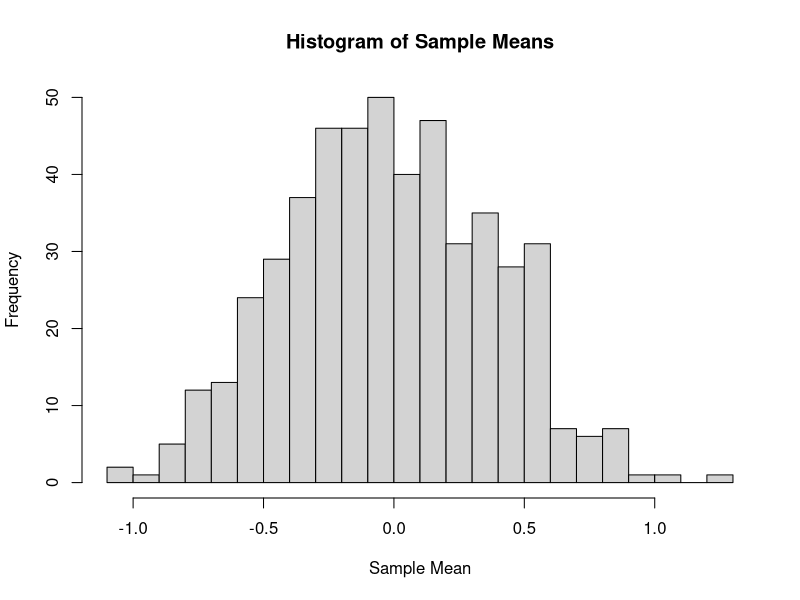
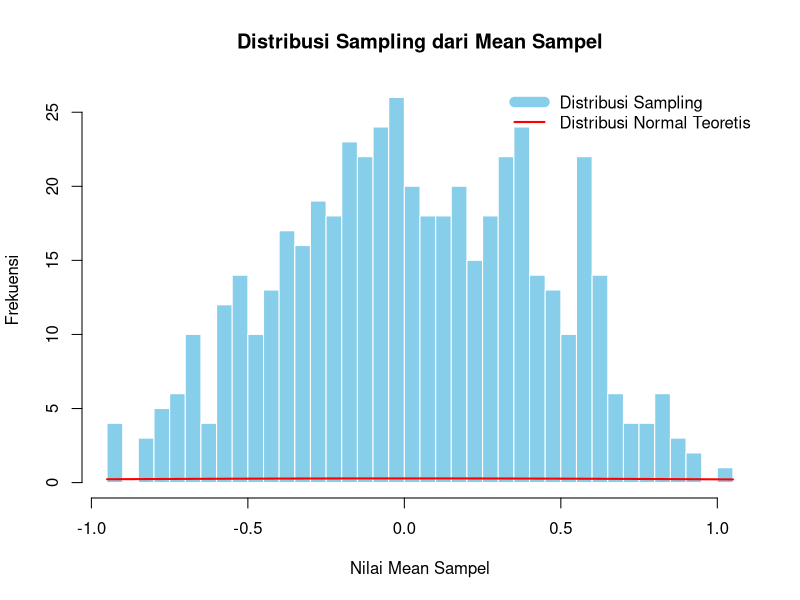
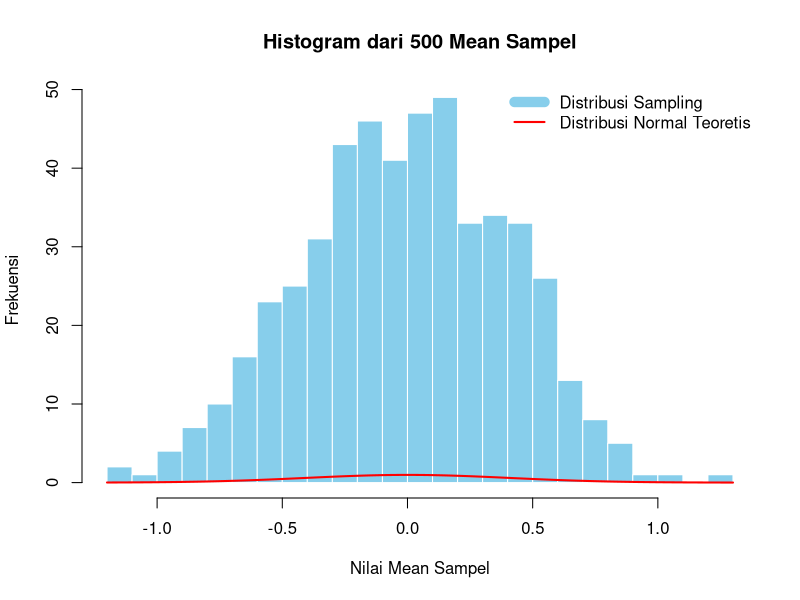
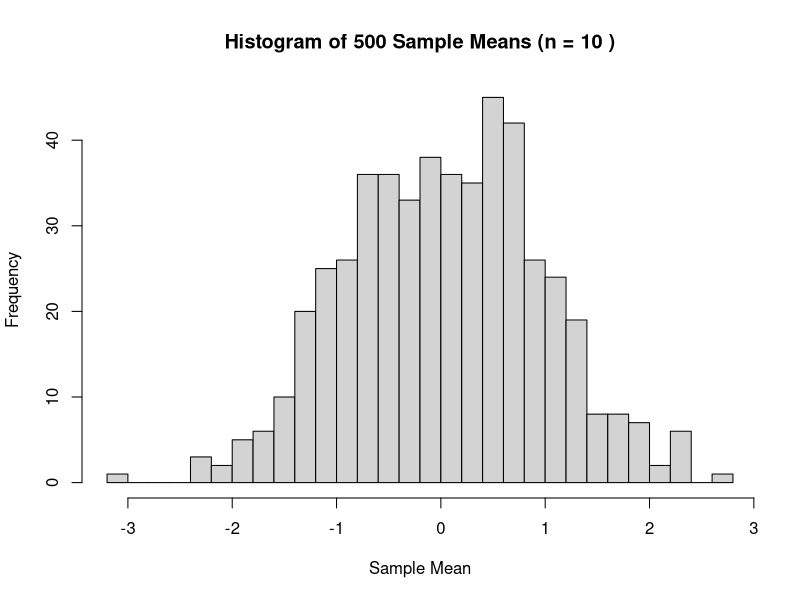
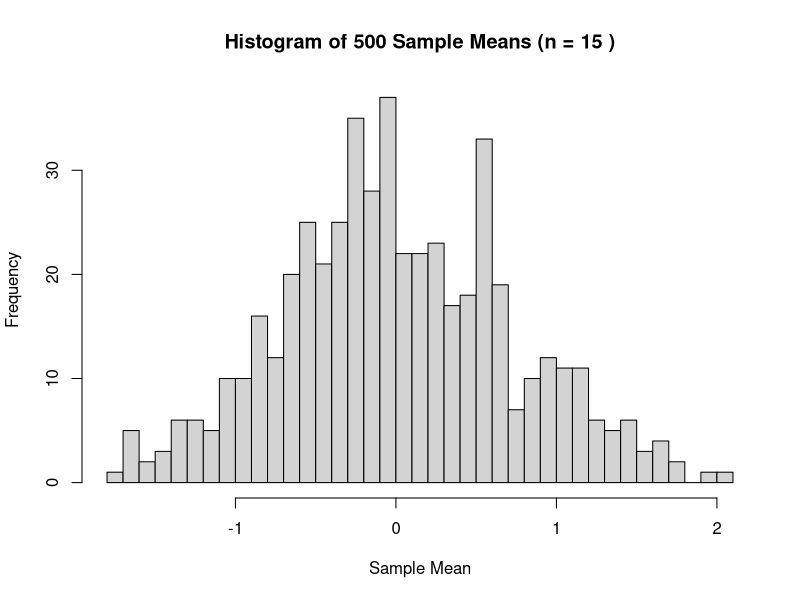
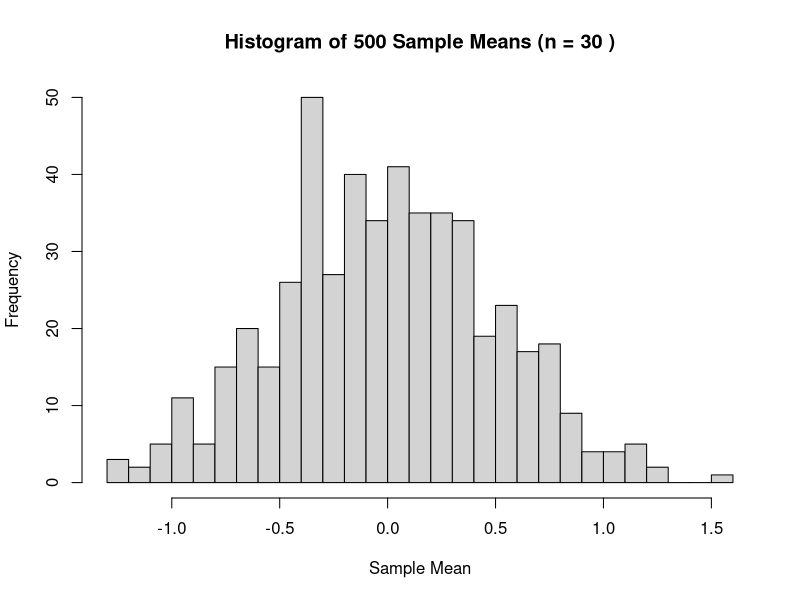
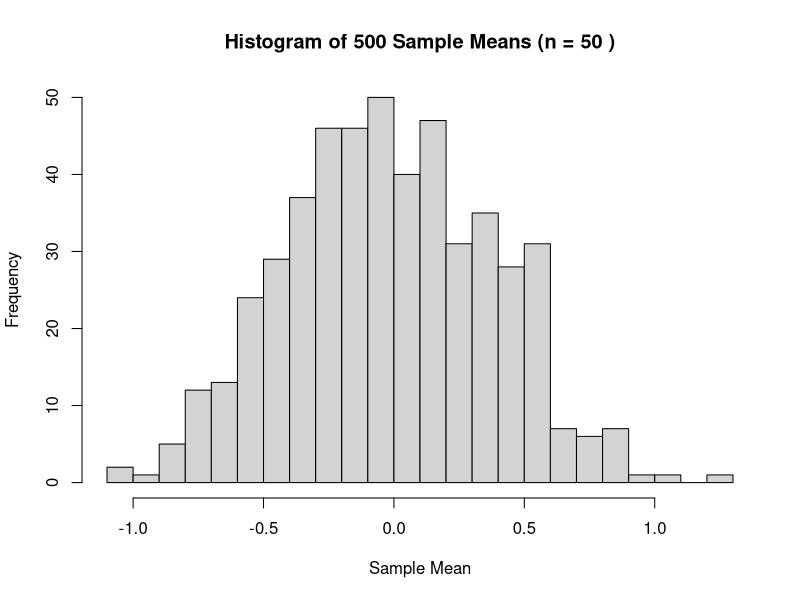
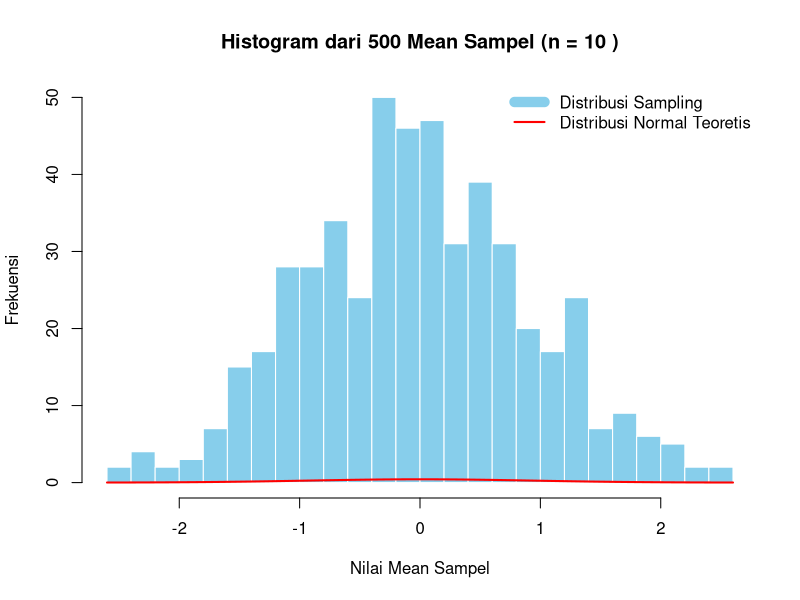

Source code (R) for these figures, in order:
###1
set.seed(42)  # atur seed untuk menghasilkan hasil yang sama setiap kali Anda melakukan simulasi

n_simulasi <- 10000  # jumlah simulasi
x <- rexp(n_simulasi, rate = 1/4)  # melakukan simulasi distribusi eksponensial

expon <- x^2  # menghitung kuadrat dari masing-masing hasil simulasi
expektasi <- mean(expon)  # menghitung rata-rata dari kuadrat hasil simulasi

expektasi  # output nilai E(X^2)



###3
set.seed(42)  # atur seed untuk reproduktibilitas

N <- 500  # jumlah sampel
n <- 50   # ukuran sampel
x_bar <- numeric(N)  # inisialisasi vektor untuk menyimpan mean dari masing-masing sampel

for (i in 1:N) {
  x <- runif(n, min = -5, max = 5)  # generate sampel dari distribusi Uniform
  x_bar[i] <- mean(x)  # hitung mean dari sampel dan simpan ke dalam vektor x_bar
}

hist(x_bar, breaks = 30, main = "Histogram of Sample Means", xlab = "Sample Mean")  # plot histogram dari sample mean


#atau
# Inisialisasi jumlah sampel dan ukuran sampel
N <- 500 # Jumlah sampel
n <- 50  # Ukuran sampel

# Membuat variabel untuk menyimpan mean sampel dari setiap sampel yang di-generate
means <- numeric(N)

# Generate sampel sebanyak N dengan ukuran n dari distribusi uniform [-5, 5]
for (i in 1:N) {
  sampel <- runif(n, min = -5, max = 5)  # Generate sampel dari distribusi uniform
  means[i] <- mean(sampel)  # Hitung mean dari setiap sampel dan simpan
}

# Plot distribusi sampling dari mean sampel
hist(means, breaks = 30, col = "skyblue", border = "white", 
     main = "Distribusi Sampling dari Mean Sampel",
     xlab = "Nilai Mean Sampel", ylab = "Frekuensi")

# Plot distribusi normal dengan mean dan standar error yang diharapkan
mu <- 0  # Mean populasi dari distribusi uniform [-5, 5]
sigma <- (5 - (-5)) / sqrt(n)  # Standar error per teorema limit pusat

curve(dnorm(x, mean = mu, sd = sigma), 
      col = "red", lwd = 2, add = TRUE)

# Menampilkan hasil
legend("topright", legend = c("Distribusi Sampling", "Distribusi Normal Teoretis"),
       col = c("skyblue", "red"), lwd = c(10, 2), bty = "n")



###3b
# Inisialisasi jumlah sampel dan ukuran sampel
N <- 500 # Jumlah sampel
n <- 50  # Ukuran sampel

# Membuat variabel untuk menyimpan mean sampel dari setiap sampel yang di-generate
means <- numeric(N)

# Generate sampel sebanyak N dengan ukuran n dari distribusi uniform [-5, 5]
for (i in 1:N) {
  sampel <- runif(n, min = -5, max = 5)  # Generate sampel dari distribusi uniform
  means[i] <- mean(sampel)  # Hitung mean dari setiap sampel dan simpan
}

# Menampilkan hasil
print(means)



###3c
# Inisialisasi jumlah sampel dan ukuran sampel
N <- 500 # Jumlah sampel
n <- 50  # Ukuran sampel

# Membuat variabel untuk menyimpan mean sampel dari setiap sampel yang di-generate
means <- numeric(N)

# Generate sampel sebanyak N dengan ukuran n dari distribusi uniform [-5, 5]
for (i in 1:N) {
  sampel <- runif(n, min = -5, max = 5)  # Generate sampel dari distribusi uniform
  means[i] <- mean(sampel)  # Hitung mean dari setiap sampel dan simpan
}

# Plot histogram dari 500 mean sampel
hist(means, breaks = 30, col = "skyblue", border = "white", 
     main = "Histogram dari 500 Mean Sampel",
     xlab = "Nilai Mean Sampel", ylab = "Frekuensi")

# Plot garis distribusi normal dengan mean 0
mu <- 0  # Mean yang diharapkan
sigma <- sd(means)  # Standar deviasi dari mean sampel

curve(dnorm(x, mean = mu, sd = sigma), 
      col = "red", lwd = 2, add = TRUE)

# Menampilkan hasil
legend("topright", legend = c("Distribusi Sampling", "Distribusi Normal Teoretis"),
       col = c("skyblue", "red"), lwd = c(10, 2), bty = "n")



###3d
simulate_sampling_distribution <- function(N, n) {
  set.seed(42)  # atur seed untuk reproduktibilitas
  x_bar <- numeric(N)  # inisialisasi vektor untuk menyimpan mean dari masing-masing sampel
  
  for (i in 1:N) {
    x <- runif(n, min = -5, max = 5)  # generate sampel dari distribusi Uniform
    x_bar[i] <- mean(x)  # hitung mean dari sampel dan simpan ke dalam vektor x_bar
  }
  
  hist(x_bar, breaks = 30, main = paste("Histogram of", N, "Sample Means (n =", n, ")"), xlab = "Sample Mean")  # plot histogram dari sample mean
}
simulate_sampling_distribution(500, 10)
simulate_sampling_distribution(500, 15)
simulate_sampling_distribution(500, 30)
simulate_sampling_distribution(500, 50)

#atau
createSamplingSimulation <- function(N, n) {
  # Membuat variabel untuk menyimpan mean sampel dari setiap sampel yang di-generate
  means <- matrix(0, nrow = N, ncol = 1)  # Inisialisasi matriks untuk menyimpan mean sampel
  
  # Generate sampel sebanyak N dengan ukuran n dari distribusi uniform [-5, 5]
  for (i in 1:N) {
    sampel <- runif(n, min = -5, max = 5)  # Generate sampel dari distribusi uniform
    means[i, 1] <- mean(sampel)  # Hitung mean dari setiap sampel dan simpan
  }
  
  # Plot histogram dari mean sampel
  hist(means, breaks = 30, col = "skyblue", border = "white", 
       main = paste("Histogram dari", N, "Mean Sampel (n =", n, ")"),
       xlab = "Nilai Mean Sampel", ylab = "Frekuensi")
  
  # Plot garis distribusi normal dengan mean 0
  mu <- 0  # Mean yang diharapkan
  sigma <- sd(means)  # Standar deviasi dari mean sampel
  
  curve(dnorm(x, mean = mu, sd = sigma), 
        col = "red", lwd = 2, add = TRUE)
  
  # Menampilkan hasil
  legend("topright", legend = c("Distribusi Sampling", "Distribusi Normal Teoretis"),
         col = c("skyblue", "red"), lwd = c(10, 2), bty = "n")
}
createSamplingSimulation(N = 500, n = 10)  # Menjalankan simulasi dengan n=10
createSamplingSimulation(N = 500, n = 15)  # Menjalankan simulasi dengan n=15
createSamplingSimulation(N = 500, n = 30)  # Menjalankan simulasi dengan n=30
createSamplingSimulation(N = 500, n = 50)  # Menjalankan simulasi dengan n=50
